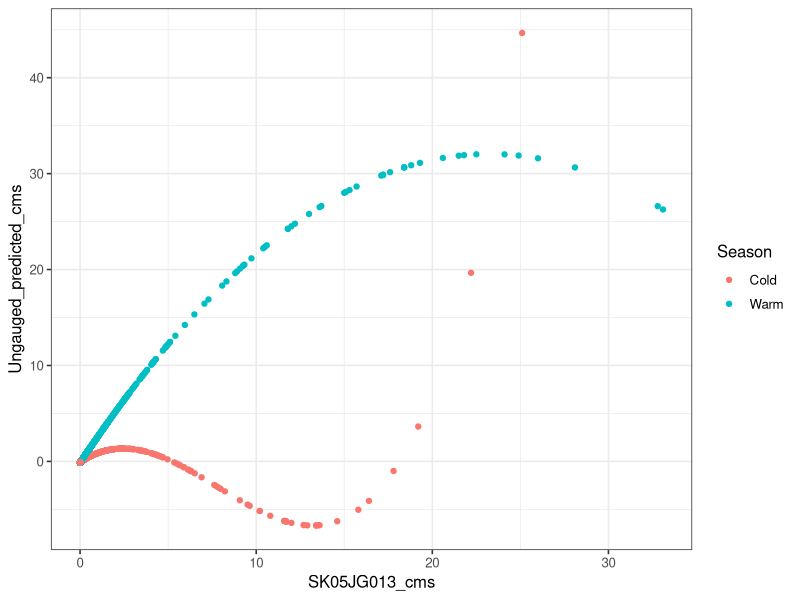
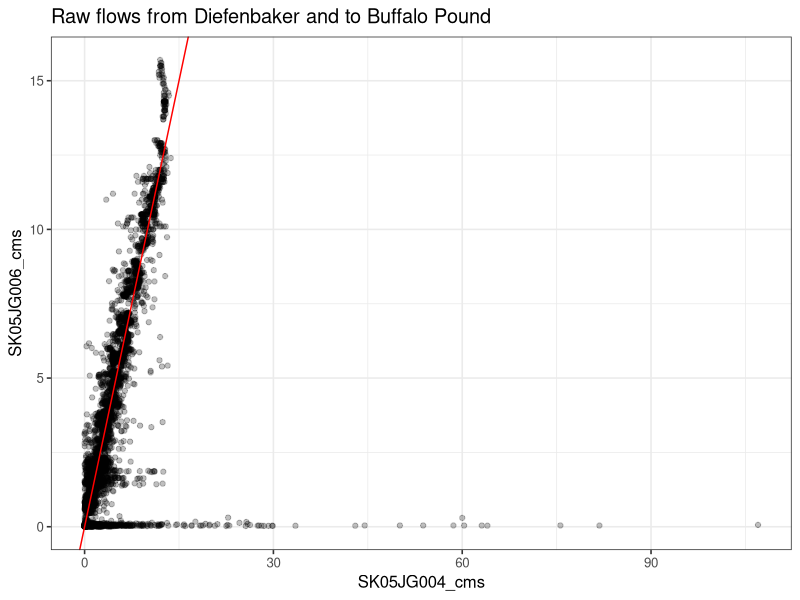
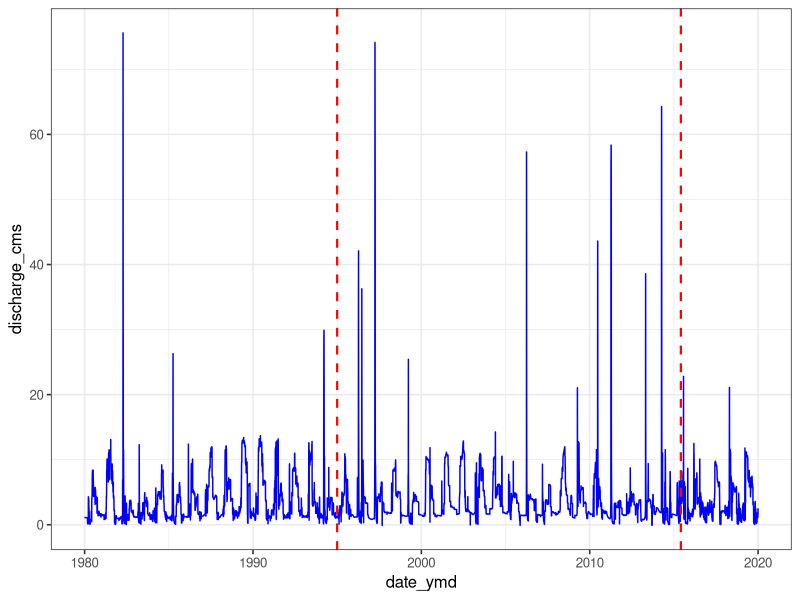
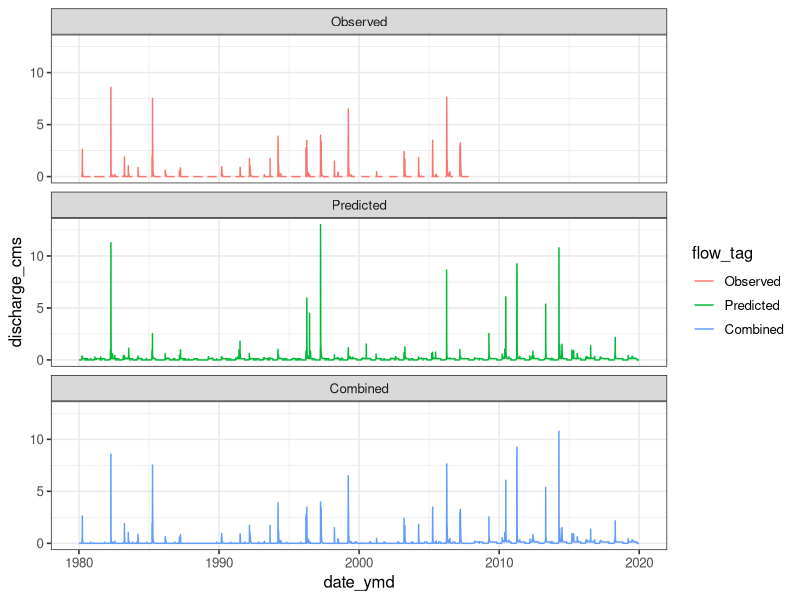
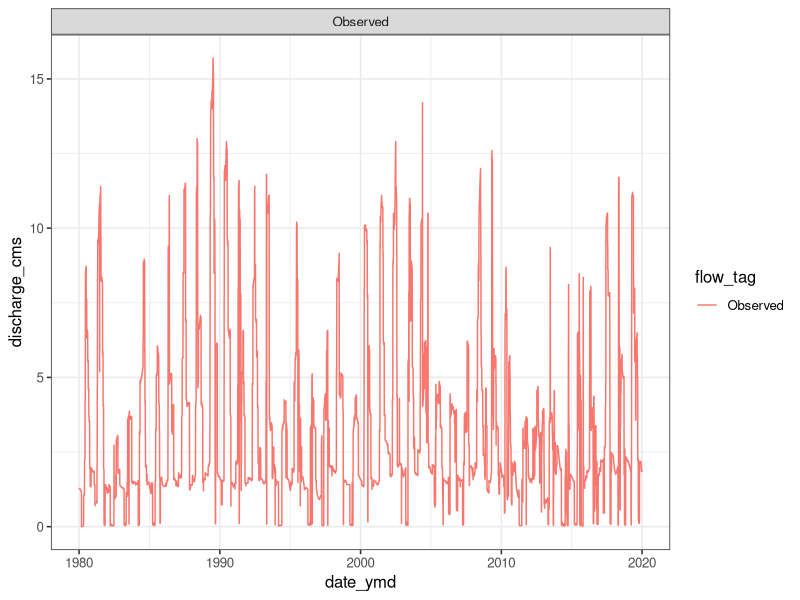

Generate these figures, in order, with R:
### Notes from Colin:
## (1) This script reads hydrometric station data.
## This represents a transfer (and extension) of the approach provided in .xlsx 
## form by Ali Nazemi while a Senior Hydrologist with SK WSA (in 2016).
## 
## (2) Reconstructs missing flow from observational data following Nazemi data 
## are infilled, and observational and reconstructed records are combined for 
## each station, and flows are broken down by source area (with some caveats).

## Details on the approach are here:
## Proportional flows from locations of the upstream of the BPL are determined 
## (estimated). 
## The ungauged portions are estimated using linear regression of the nearby
## gauges.
## The period of estimation originally covered from January 1, 2001 to October 
## 31, 2013 (and 1972-1992 was used as training for this approach).
## Please see the schematic of the system in the sheet called 
## “Upstream BPL_Train (1972-1992)” in the file BPL upstream_backwater_H&C_April2016. 


# For estimating Iskwao Creek (Y) based on Ridge Creek (X) ----------------

#  If cold season: Y = 0.3112*(X)^0.4537
#  If warm season: If X = 0 then Y = 0; Otherwise, Y = 0.4957*X + 0.1185


# # For estimating Ungauged part (U) based on Ridge Creek (X) -------------

#  If cold season: U = 0.01292*X^3 - 0.303*X^2 + 1.249*X - 0.0956
#  If warm season: U = -0.05958*X^2 + 2.77*X - 0.1463

# Cold months include December, January, February and March and the rest of 
# months are warm. 
# 
# U includes both positive and negative values. Negative values are related to 
# the episodes, in which the ungauged instream part (including Eyebrow Lake)
# retain part of the water coming from upstream (i.e. diverted flow from LD as 
# well as Iskwao and Ridge creeks). 
# 
# These equations were selected among a pool of 420 forms of linear and
# non-linear regression forms and they stand out based on Bayesian Information 
# Criterion. 
# 
# Coefficient of determination (R2) for estimating the inflow to BPL stays as 
# 0.87 during training period.

library(tidyverse)
library(lubridate)
theme_set(theme_bw(base_size = 12))


# 1.  Read station data ---------------------------------------------------

# 05JG004 = Qu'Appelle River Above Buffalo Pound Lake
s_05JG004 <- read_csv("./R_flow-reconstruction/Colin/data/BP_flow_raw/Daily__05JG004_withmissing.csv", skip = 1) %>% 
  subset(PARAM == 1) %>% 
  mutate(DD = as.numeric(DD),
         date = as.Date(DD - 1, origin = paste(YEAR, "01-01", sep = "-")))

# 05JG006 = Elbow Diversion Canal at Drop Structure
s_05JG006 <- read_csv("./R_flow-reconstruction/Colin/data/BP_flow_raw/Daily__05JG006_withmissing.csv", skip = 1) %>% 
  subset(PARAM == 1) %>% 
  mutate(DD = as.numeric(DD),
         date = as.Date(DD - 1, origin = paste(YEAR, "01-01", sep = "-")))

# 05JG013 = Ridge Creek Near Bridgeford
s_05JG013 <- read_csv("./R_flow-reconstruction/Colin/data/BP_flow_raw/Daily__05JG013_withmissing.csv", skip = 1) %>% 
  subset(PARAM == 1) %>% 
  mutate(DD = as.numeric(DD),
         date = as.Date(DD - 1, origin = paste(YEAR, "01-01", sep = "-")))

# 05JG014 = Iskwao Creek Near Craik
s_05JG014 <- read_csv("./R_flow-reconstruction/Colin/data/BP_flow_raw/Daily__05JG014_withmissing.csv", skip = 1) %>% 
  subset(PARAM == 1) %>% 
  mutate(DD = as.numeric(DD),
         date = as.Date(DD - 1, origin = paste(YEAR, "01-01", sep = "-")))

# Create station_flow data frame with data from all four stations...
# Nazemi's training set starts at 1972-10-01
# Make Season var for Warm and Cold seasons
# 
station_flow1 <- bind_rows(s_05JG004, s_05JG006, s_05JG013, s_05JG014) %>% 
  subset(date >= "1972-10-01") %>%
  select(-c(PARAM, SYM)) %>% 
  pivot_wider(names_from = ID, values_from = Value) %>% 
  rename(Year = YEAR,
         doy = DD,
         date_ymd = date,
         SK05JG004_cms = `05JG004`,
         SK05JG006_cms = `05JG006`,
         SK05JG013_cms = `05JG013`,
         SK05JG014_cms = `05JG014`) %>% 
  mutate(Month = month(date_ymd),
         Season = as.factor(ifelse(Month %in% c(12, 01, 02, 03), "Cold", "Warm")))



# 2.  Infill data,  reconstruct flows, and estimate proportions of flows ----- 

# Flow reconstructions
station_flow2 <- station_flow1 %>% 
  # Set NAs in 05JG013 to zero
  mutate(SK05JG013_cms = ifelse(is.na(SK05JG013_cms), 0, SK05JG013_cms)) %>% 
  # Reconstruct Iskwao Creek using Ridge Creek flows
  mutate(SK05JG014_predicted_cms = ifelse(Season == "Cold", 0.3112*SK05JG013_cms^0.4537, # cold season
                                          ifelse(SK05JG013_cms == 0, 0, 0.4957*SK05JG013_cms + 0.1185))) %>% # warm season
  # Reconstruct Ungauged catchment using Ridge Creek flows
  mutate(Ungauged_predicted_cms = ifelse(Season == "Cold", 
                                         0.01292*SK05JG013_cms^3 - 0.303*SK05JG013_cms^2 + 1.249*SK05JG013_cms - 0.0956, # cold season
                                         -0.05958*SK05JG013_cms^2 + 2.77*SK05JG013_cms - 0.1463))

# Plot Ungauged (predicted) vs. Ridge Creek near Bridgeford (05JG013)
station_flow2 %>% ggplot(aes(SK05JG013_cms, Ungauged_predicted_cms, colour = Season)) + geom_point()

# Additional flow reconstructions
station_flow3 <- station_flow2 %>%
  # Reconstruct BP inflow
  # BP inflow is the sum of gauged (observed) and ungauged (predicted) flows
  mutate(SK05JG004_predicted_cms = SK05JG013_cms + SK05JG014_predicted_cms + SK05JG006_cms + Ungauged_predicted_cms) %>% 
  # Combine observational and reconstructed records for Iskwao Creek and BP inflow
  mutate(SK05JG014_combined_cms = ifelse(is.na(SK05JG014_cms), SK05JG014_predicted_cms, SK05JG014_cms),
         SK05JG004_combined_cms = ifelse(is.na(SK05JG004_cms), SK05JG004_predicted_cms, SK05JG004_cms))

# Proportional flows
station_flow4 <- station_flow3 %>% 
  # Diefenbaker proportion = Elbow Diversion flow / BP inflow 
  mutate(SK05JG006_percent = SK05JG006_cms / SK05JG004_combined_cms * 100) %>% 
  # Ridge Creek proportion = Ridge Creek flow / BP inflow
  mutate(SK05JG013_percent = SK05JG013_cms / SK05JG004_combined_cms * 100) %>% 
  # Iskwao proportion = Iskwao flow / BP inflow
  mutate(SK05JG014_percent = SK05JG014_combined_cms / SK05JG004_combined_cms * 100) %>% 
  # Ungauged proportion = Ungauged (predicted) / BP inflow 
  mutate(Ungauged_percent = Ungauged_predicted_cms / SK05JG004_combined_cms * 100)

# Plot raw flows from Diefenbaker (05JG006) and to Buffalo Pound (05JG004)
station_flow4 %>% 
  ggplot(aes(SK05JG004_cms, SK05JG006_cms)) + 
  geom_point(alpha = 1/4) +
  geom_abline(colour = "red") +
  labs(title = "Raw flows from Diefenbaker and to Buffalo Pound")

# write_csv(station_flow4,"./R_flow-reconstruction/Anthony/outputs/data_clean/BP-flow-infilled-with-proportions_(1972-2019).csv")


# 3.  Clean up data set  --------------------------------------------------

# Make a column denoting Observed or Predicted flow
# When is BP inflow missing observed data? 1995-01-01 to 2015-05-31
# When is Iskwao Creek missing observed data

station_flow_long <- station_flow4 %>%
  select(!ends_with("percent")) %>% 
  filter(date_ymd >= "1980-01-01") %>%  
  pivot_longer(cols = starts_with(c("SK", "Ungauged")),
               names_to = "Station",
               values_to = "discharge_cms") %>% 
  mutate(flow_tag = ifelse(grepl("predicted", Station), "Predicted",
                           ifelse(grepl("combined", Station), "Combined", "Observed")),
         Station = ifelse(grepl("SK05JG004", Station), "SK05JG004_cms",
                          ifelse(grepl("SK05JG014", Station), "SK05JG014_cms", 
                                 ifelse(grepl("Ungauged", Station), "Ungauged", Station))),
         flow_tag = factor(flow_tag, levels = c("Observed", "Predicted", "Combined")),
         Station = factor(Station))


station_flow_long %>% 
  filter(Station == "SK05JG004_cms" & flow_tag == "Combined") %>% 
  ggplot(aes(date_ymd, discharge_cms)) +
  geom_line(colour = "blue") +
  geom_vline(xintercept = as.numeric(as.Date("1995-01-01")), linetype = 2, size = 3/4, col = "red") +
  geom_vline(xintercept = as.numeric(as.Date("2015-06-01")), linetype = 2, size = 3/4, col = "red")


station_flow_long %>% 
  filter(Station == "SK05JG014_cms")

station_flow_long %>% 
  filter(Station == "SK05JG014_cms") %>% 
  ggplot(aes(date_ymd, discharge_cms, colour = flow_tag)) +
  facet_wrap(~ flow_tag, nrow = 3) + 
  geom_line()

station_flow_long %>% 
  filter(Station == "SK05JG006_cms") %>% 
  ggplot(aes(date_ymd, discharge_cms, colour = flow_tag)) +
  facet_wrap(~ flow_tag, nrow = 3) + 
  geom_line()


station_flow4 %>% 
  select(date_ymd, SK05JG004_cms, SK05JG004_predicted_cms, SK05JG004_combined_cms) %>%  
  filter(date_ymd >= "1980-01-01" & is.na(SK05JG004_cms)) 









